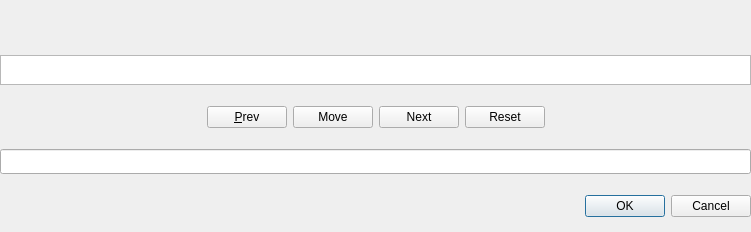
<?xml version="1.0" encoding="UTF-8"?>
<ui version="4.0">
 <class>SongAlbumNotes</class>
 <widget class="QDialog" name="SongAlbumNotes">
  <property name="geometry">
   <rect>
    <x>0</x>
    <y>0</y>
    <width>751</width>
    <height>232</height>
   </rect>
  </property>
  <property name="windowTitle">
   <string>Dialog</string>
  </property>
  <widget class="QWidget" name="horizontalLayoutWidget">
   <property name="geometry">
    <rect>
     <x>0</x>
     <y>40</y>
     <width>751</width>
     <height>194</height>
    </rect>
   </property>
   <layout class="QHBoxLayout" name="horizontalLayoutA">
    <item>
     <layout class="QVBoxLayout" name="verticalLayoutAA">
      <item>
       <layout class="QHBoxLayout" name="horizontalLayoutSongTitle">
        <item>
         <widget class="QTextEdit" name="songTitle">
          <property name="maximumSize">
           <size>
            <width>16777215</width>
            <height>30</height>
           </size>
          </property>
          <property name="font">
           <font>
            <family>Trebuchet MS</family>
           </font>
          </property>
          <property name="readOnly">
           <bool>true</bool>
          </property>
         </widget>
        </item>
       </layout>
      </item>
      <item>
       <layout class="QHBoxLayout" name="horizontalLayoutButtons">
        <item>
         <spacer name="horizontalSpacerLeft">
          <property name="orientation">
           <enum>Qt::Horizontal</enum>
          </property>
          <property name="sizeHint" stdset="0">
           <size>
            <width>40</width>
            <height>20</height>
           </size>
          </property>
         </spacer>
        </item>
        <item>
         <widget class="QPushButton" name="prevButton">
          <property name="enabled">
           <bool>true</bool>
          </property>
          <property name="text">
           <string>&amp;Prev</string>
          </property>
          <property name="flat">
           <bool>false</bool>
          </property>
         </widget>
        </item>
        <item>
         <widget class="QPushButton" name="moveButton">
          <property name="enabled">
           <bool>true</bool>
          </property>
          <property name="text">
           <string>Move</string>
          </property>
          <property name="flat">
           <bool>false</bool>
          </property>
         </widget>
        </item>
        <item>
         <widget class="QPushButton" name="nextButton">
          <property name="enabled">
           <bool>true</bool>
          </property>
          <property name="text">
           <string>Next</string>
          </property>
          <property name="flat">
           <bool>false</bool>
          </property>
         </widget>
        </item>
        <item>
         <widget class="QPushButton" name="resetButton">
          <property name="enabled">
           <bool>true</bool>
          </property>
          <property name="text">
           <string>Reset</string>
          </property>
          <property name="flat">
           <bool>false</bool>
          </property>
         </widget>
        </item>
        <item>
         <spacer name="horizontalSpacerRight">
          <property name="orientation">
           <enum>Qt::Horizontal</enum>
          </property>
          <property name="sizeHint" stdset="0">
           <size>
            <width>40</width>
            <height>20</height>
           </size>
          </property>
         </spacer>
        </item>
       </layout>
      </item>
      <item>
       <layout class="QHBoxLayout" name="horizontalLayoutAlbumNotes">
        <item>
         <widget class="QLineEdit" name="albumNotes">
          <property name="font">
           <font>
            <family>Trebuchet MS</family>
           </font>
          </property>
         </widget>
        </item>
       </layout>
      </item>
      <item>
       <layout class="QHBoxLayout" name="horizontalLayoutProceedButtonBox">
        <item>
         <widget class="QDialogButtonBox" name="proceedButtonBox">
          <property name="orientation">
           <enum>Qt::Horizontal</enum>
          </property>
          <property name="standardButtons">
           <set>QDialogButtonBox::Cancel|QDialogButtonBox::Ok</set>
          </property>
         </widget>
        </item>
       </layout>
      </item>
     </layout>
    </item>
   </layout>
  </widget>
 </widget>
 <resources/>
 <connections>
  <connection>
   <sender>proceedButtonBox</sender>
   <signal>accepted()</signal>
   <receiver>SongAlbumNotes</receiver>
   <slot>accept()</slot>
   <hints>
    <hint type="sourcelabel">
     <x>248</x>
     <y>254</y>
    </hint>
    <hint type="destinationlabel">
     <x>157</x>
     <y>274</y>
    </hint>
   </hints>
  </connection>
  <connection>
   <sender>proceedButtonBox</sender>
   <signal>rejected()</signal>
   <receiver>SongAlbumNotes</receiver>
   <slot>reject()</slot>
   <hints>
    <hint type="sourcelabel">
     <x>316</x>
     <y>260</y>
    </hint>
    <hint type="destinationlabel">
     <x>286</x>
     <y>274</y>
    </hint>
   </hints>
  </connection>
 </connections>
</ui>
